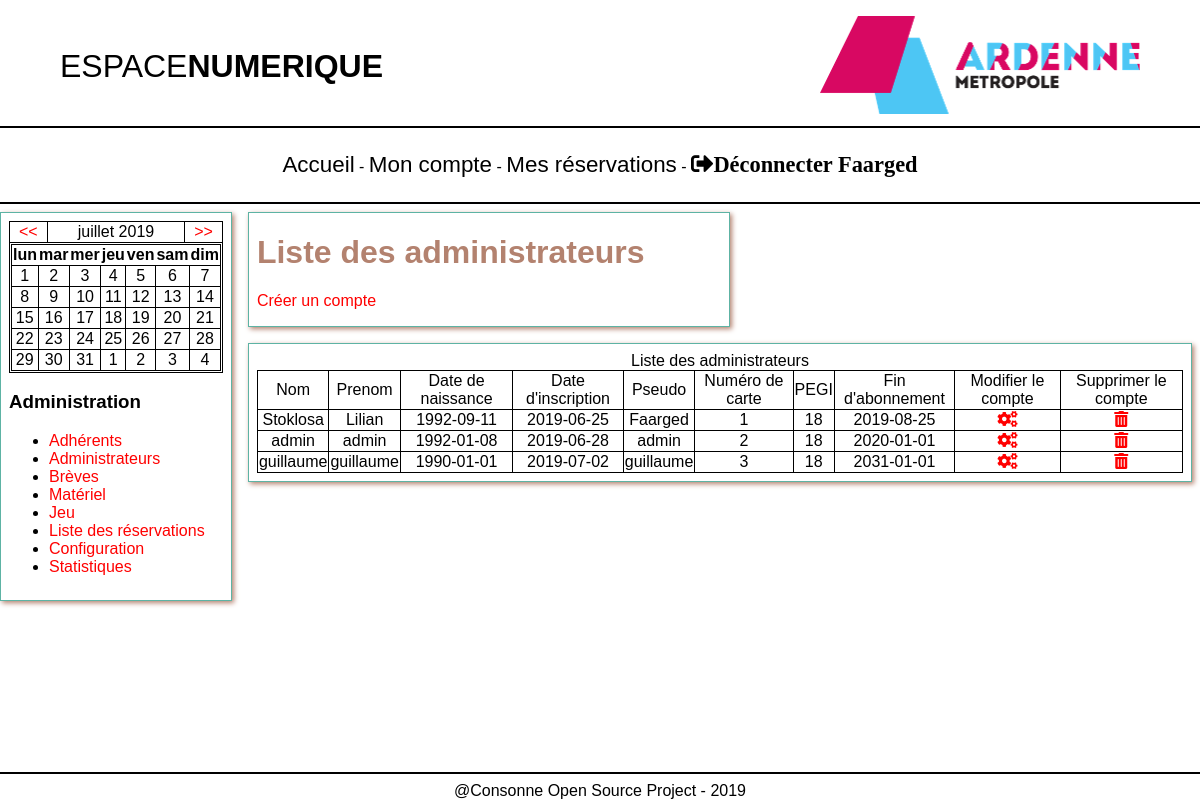
/liste_admin.php (signed in), run on the app's committed database.
### tables this page shows
CREATE TABLE `users` (
  `id_user` int(11) NOT NULL,
  `nom` varchar(50) NOT NULL,
  `prenom` varchar(50) NOT NULL,
  `date_naissance` date NOT NULL COMMENT 'format AAAA-JJ-MM',
  `date_inscription` date NOT NULL COMMENT 'format AAAA-JJ-MM',
  `pseudo` varchar(50) NOT NULL,
  `carte` varchar(50) NOT NULL,
  `pass` varchar(250) NOT NULL,
  `pegi` int(50) NOT NULL,
  `statut` varchar(50) NOT NULL,
  `fin_inscription` date NOT NULL COMMENT 'formule date inscription + 365',
  `temps` time DEFAULT NULL
);

### php/requetes/admin_list.php (called while the page is built)
<?php
  require "php/connex_bdd.php";
  $reponse = $bdd->prepare('SELECT * FROM users WHERE statut = "administrateur"');
  $reponse->execute();
?>

### liste_admin.php (the view, shortened to what this page needs)
<?php session_start();
  if ($_SESSION['statut'] == 'administrateur'){
?>
<!DOCTYPE html>
<html lang="fr">
  <head>
    <link rel="stylesheet" href="css/fontawesome-5.9.0/css/all.min.css">
    <link rel="stylesheet" href="css/main.css">
  </head>
  <body>
    <?php include "header.php"; ?>
    <div class="corps">
      <?php include "navadmin.php" ?>
      <div class="contenu">
        <div class="titre">
          <h1>Liste des administrateurs</h1>
          <p>
            <a href="creation_compte.php">Créer un compte</a>
          </p>
        </div>
        <div class="perso">
          <table>
            <caption>Liste des administrateurs</caption>
            <tr>
              <td>Nom</td>
              <td>Prenom</td>
              <td>Date de naissance</td>
              <td>Date d'inscription</td>
              <td>Pseudo</td>
              <td>Numéro de carte</td>
              <td>PEGI</td>
              <td>Fin d'abonnement</td>
              <td>Modifier le compte</td>
              <td>Supprimer le compte</td>
            </tr>
            <?php include "php/requetes/admin_list.php";
              while ($donnees = $reponse->fetch()){
            ?>
            <tr>
              <td><?php echo $donnees['nom']; ?></td>
              <td><?php echo $donnees['prenom']; ?></td>
              <td><?php echo $donnees['date_naissance']; ?></td>
              <td><?php echo $donnees['date_inscription']; ?></td>
              <td><?php echo $donnees['pseudo']; ?></td>
              <td><?php echo $donnees['carte']; ?></td>
              <td><?php echo $donnees['pegi']; ?></td>
              <td><?php echo $donnees['fin_inscription']; ?></td>
              <td><a href="edit.php?id=<?php echo $donnees['id_user']; ?>"><i class="fas fa-cogs"></i></a></td>
              <td><a href="php/crud/suppression/delete.php?id=<?php echo $donnees['id_user']; ?>" onClick="return confirm('Etes vous certain de vouloir supprimer cet utilisateur?')"><i class="fas fa-trash-alt"></i></a></td>
            </tr>
          <?php } ?>
          </table>
        </div>
      </div>
    </div>
    <?php include "footer.php"; ?>
  </body>
</html>
<?php }else{
  header('Location: index.php');
} ?>

### css/main.css (style rules this page uses)
html { margin: 0; padding: 0; box-sizing: border-box; font-family: 'Arial', sans-serif; }
body { background-color: white; margin: 0px; display: flex; flex-direction: column; }
a { text-decoration: none; color: red }
h1 { color: #B3826F; }
html, body { height: 100%; padding: 0; margin: 0; }
.corps { display: flex; flex-flow: row wrap; }
.contenu { padding-left: 1em; padding-right: 0.5em; display: flex; flex: 1; flex-flow: column; }
table, tr, td { border-collapse: collapse; text-align: center; border: solid 1px black; }
.titre { border: solid 1px #5DB3A4; box-shadow: 2px 2px 5px #B3826F; margin-bottom: 0.5em; padding-left: 0.5em; width: 50%; }
.perso { display: flex; border: solid 1px #5DB3A4; box-shadow: 2px 2px 5px #B3826F; margin-top: 0.5em; padding: 0.5em; }
.perso > table { width: 100%; }

### data on the page
users: nom "Stoklosa", prenom "Lilian", date_naissance "1992-09-11", date_inscription "2019-06-25", pseudo "Faarged", carte "1", pegi "18", fin_inscription "2019-08-25"
users: nom "admin", prenom "admin", date_naissance "1992-01-08", date_inscription "2019-06-28", pseudo "admin", carte "2", pegi "18", fin_inscription "2020-01-01"
users: nom "guillaume", prenom "guillaume", date_naissance "1990-01-01", date_inscription "2019-07-02", pseudo "guillaume", carte "3", pegi "18", fin_inscription "2031-01-01"

### other printed values
$_SESSION['pseudo'] "Faarged"
$texte "<< juillet 2019 >> lun mar mer jeu ven sam dim"
$jour "11"
$jour "1"
$jour "2"
$jour "3"
$jour "4"
